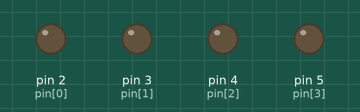
Simulated run of this sketch. Board: Arduino Uno, built with avr-gcc and run on an emulated ATmega328P. Parts: output pins drawn as LEDs (lit = HIGH).

Above: at 0.2 s.
At 1.2 s:
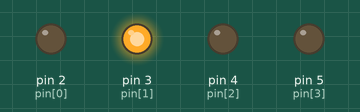
At 2.2 s:
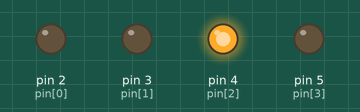
At 4.7 s:
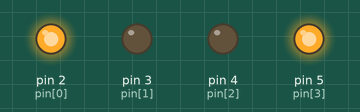
At 7.2 s:
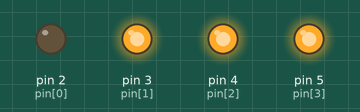
At 9.7 s:
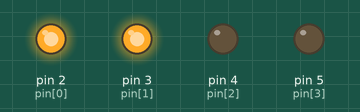
Timing chart, 0 to 10.4 s (numbered marks = the images above):
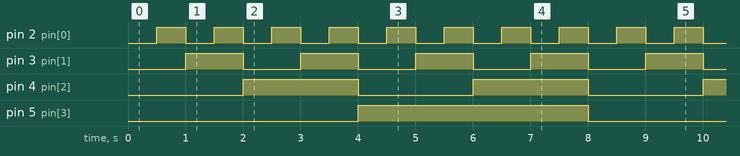

The sketch:

binarycounter.ino
```cpp
const int pin[]={2,3,4,5};
int count=0;

void setup() {
  // put your setup code here, to run once:
  for(int i=0;i<4;i++)
  {
    pinMode(pin[i],OUTPUT);
  }

}

void loop() {
  // put your main code here, to run repeatedly:
   for(int i=0;i<4;i++)
  {
    digitalWrite(pin[i],(count>>i)&1);
  }
  count=(count+1)%16;
  delay(500);
}
```

Measured:
- by itself, pin 2 (pin[0]): alternates HIGH for 0.50 s and LOW for 0.50 s
- by itself, pin 3 (pin[1]): alternates HIGH for 1.0 s and LOW for 1.0 s
- by itself, pin 4 (pin[2]): alternates HIGH for 2.0 s and LOW for 2.0 s
- by itself, pin 5 (pin[3]): alternates HIGH for 4.0 s and LOW for 4.0 s
